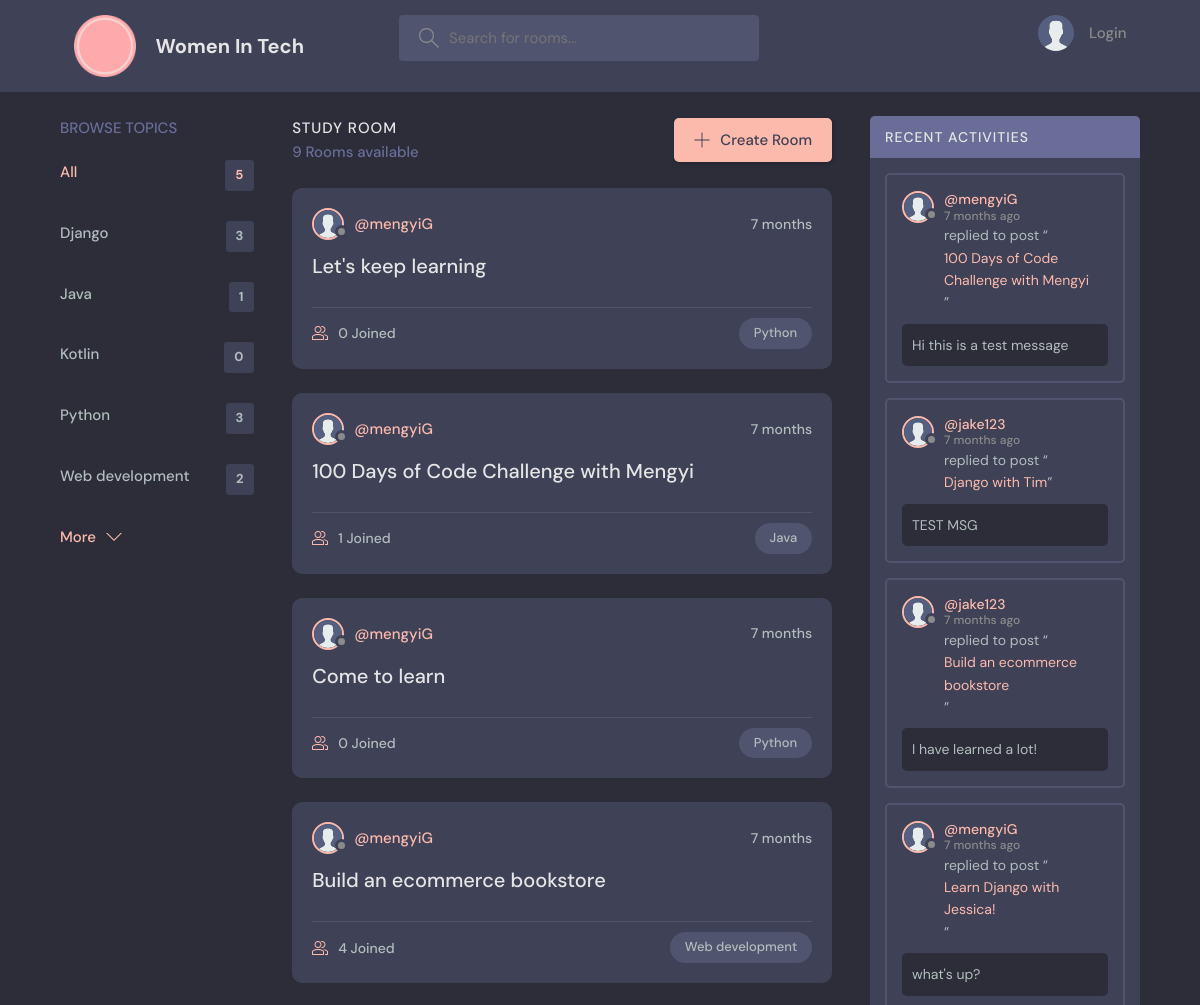
The app's page / (upper part), older data.
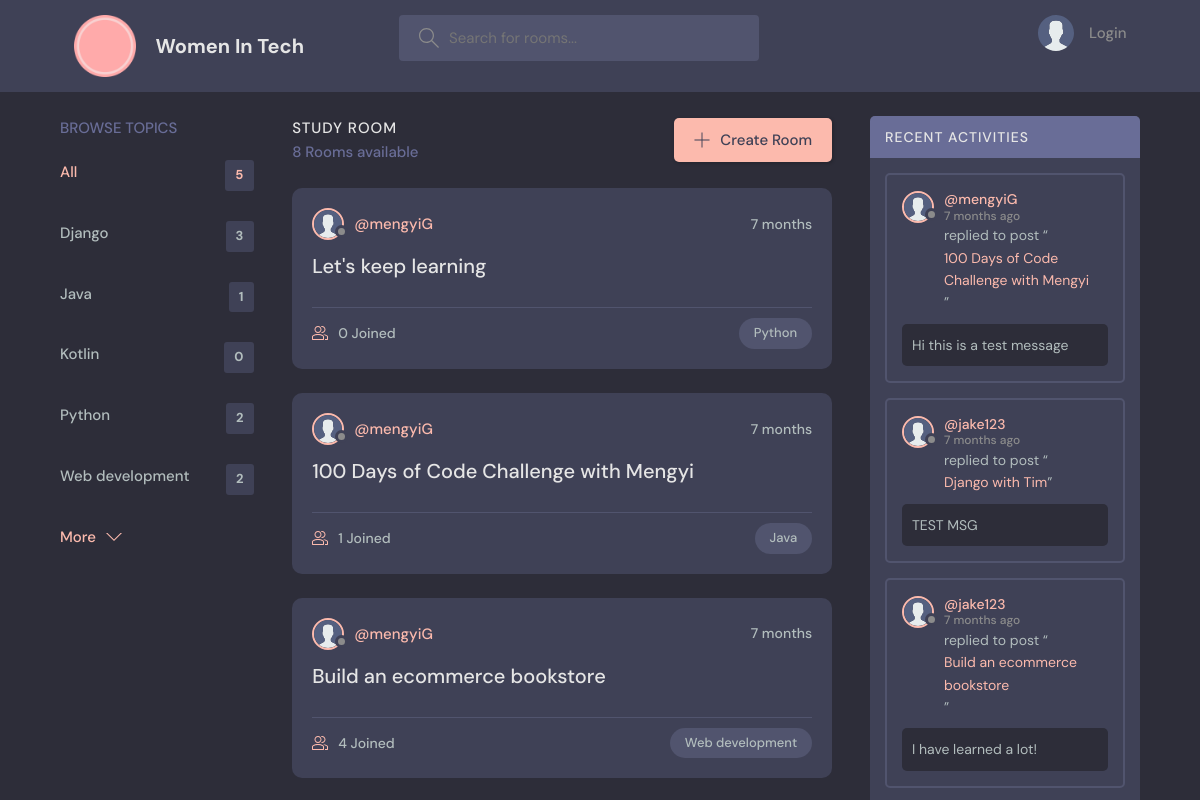
The same page, newer data.
### base/models.py (models this page shows, shortened)
class Topic(models.Model):
    name = models.CharField(max_length=200)
    class Meta:
        ordering = ['name']

class Room(models.Model):
    host = models.ForeignKey(User, on_delete=models.SET_NULL, null=True)
    topic = models.ForeignKey(
        Topic, on_delete=models.SET_NULL, null=True)
    name = models.CharField(max_length=200)
    description = models.TextField(null=True, blank=True)
    participants = models.ManyToManyField(
        User, related_name="participants", blank=True)
    updated = models.DateTimeField(auto_now=True)
    created = models.DateTimeField(auto_now_add=True)
    class Meta:
        ordering = ['-updated', '-created']
    def __str__(self):
        return self.name

class Message(models.Model):
    user = models.ForeignKey(User, on_delete=models.CASCADE)
    room = models.ForeignKey(Room, on_delete=models.CASCADE)
    body = models.TextField()
    updated = models.DateTimeField(auto_now=True)
    created = models.DateTimeField(auto_now_add=True)
    class Meta:
        ordering = ['-updated', '-created']

### base/views.py (the view)
# urls.py: 2. Add a URL to urlpatterns:  path('', views.home, name='home')
def home(request):
    q = request.GET.get("q") if request.GET.get("q") != None else ""
    rooms = Room.objects.filter(
        Q(topic__name__icontains=q) | Q(name__icontains=q) | Q(description__icontains=q))
    topics = Topic.objects.all()
    room_count = rooms.count()
    room_messages = Message.objects.filter(Q(room__topic__name__icontains=q))
    context = {"rooms": rooms, "topics": topics,
               "room_count": room_count, "room_messages": room_messages}
    return render(request, "base/home.html", context)

### base/templates/base/home.html (shortened to what this page needs)
{% extends 'main.html' %}
{% block content %}
<main class=" layout layout--3">
  <div class="container">
    {% include 'base/topics_component.html'%}
    <div class="roomList">
      <div class="roomList__header">
        <div>
          <h2>Study Room</h2>
          <p>{{ room_count }} Rooms available</p>
        </div>
        <a class="btn btn--main" href="{% url 'create-room' %}">
          <svg version="1.1" xmlns="http://www.w3.org/2000/svg" width="32" height="32" viewBox="0 0 32 32">
            <title>add</title>
            <path
              d="M16.943 0.943h-1.885v14.115h-14.115v1.885h14.115v14.115h1.885v-14.115h14.115v-1.885h-14.115v-14.115z">
            </path>
          </svg>
          Create Room
        </a>
      </div>
      {% include 'base/feed_component.html'%}
    </div>
    {% include 'base/activity_component.html'%}
  </div>
</main>
{% endblock %}

### base/templates/base/topics_component.html
<div class="topics">
    <div class="topics__header">
        <h2>Browse Topics</h2>
    </div>
    <ul class="topics__list">
        <li>
            <a href="{% url 'home' %}" class="active">All <span>{{topics.count}}</span></a>
        </li>
        {% for topic in topics %}
        <li>
            <a href="{% url 'home' %}?q={{topic.name}}">
                {{ topic.name | truncatechars:18 }}
                <span>{{topic.room_set.all.count}}</span></a>
        </li>
        {% endfor %}
    </ul>
    <a class="btn btn--link" href="topics.html">
        More
        <svg version="1.1" xmlns="http://www.w3.org/2000/svg" width="32" height="32" viewBox="0 0 32 32">
            <title>chevron-down</title>
            <path d="M16 21l-13-13h-3l16 16 16-16h-3l-13 13z"></path>
        </svg>
    </a>
</div>

### base/templates/base/feed_component.html (shortened to what this page needs)
{% for room in rooms %}
{% load static %}
<div class="roomListRoom">
    <div class="roomListRoom__header">
        <a href="{% url 'user-profile' room.host.id %}" class="roomListRoom__author">
            <div class="avatar avatar--small">
                <img src="{% static 'images/avatar.svg' %}" />
            </div>
            <span>@{{room.host.username}}</span>
        </a>
        <div class="roomListRoom__actions">
            <span>{{room.created|timesince}}</span>
        </div>
    </div>
    <div class="roomListRoom__content">
        <a href="{% url 'room' room.id%}">{{room.name}}</a>
    </div>
    <div class="roomListRoom__meta">
        <a href="{% url 'room' room.id%}" class="roomListRoom__joined">
            {{room.participants.all.count}} Joined
        </a>
        <p class="roomListRoom__topic">{{room.topic.name}}</p>
    </div>
</div>
{% endfor %}

### base/templates/base/activity_component.html (shortened to what this page needs)
{% load static %}
<div class="activities">
    <div class="activities__header">
        <h2>Recent Activities</h2>
    </div>
    {% for message in room_messages %}
    <div class="activities__box">
        <div class="activities__boxHeader roomListRoom__header">
            <a href="{% url 'user-profile' message.user.id %}" class="roomListRoom__author">
                <div class="avatar avatar--small">
                    <img src="{% static 'images/avatar.svg' %}" />
                </div>
                <p>
                    @{{message.user}}
                    <span>{{message.created|timesince}} ago</span>
                </p>
            </a>
        </div>
        <div class="activities__boxContent">
            <p>replied to post “<a href="{% url 'room' message.room.id %}">{{message.room}}</a>”</p>
            <div class="activities__boxRoomContent">
                {{message.body}}
            </div>
        </div>
    </div>
    {% endfor %}
</div>

Row changes from the older to the newer data that the page shows:
removed Room: host.username "mengyiG", created "7 months", name "Come to learn", participants.all.count "0", topic.name "Python"
no longer on this page (row unchanged): Message: user "mengyiG", created "7 months", room "Learn Django with Jessica!", body "what's up?"
computed for Topic "Python": room_set.all.count "3" → "2"
Text that changed along with them:
{{ room_count }}: "9" → "8"
